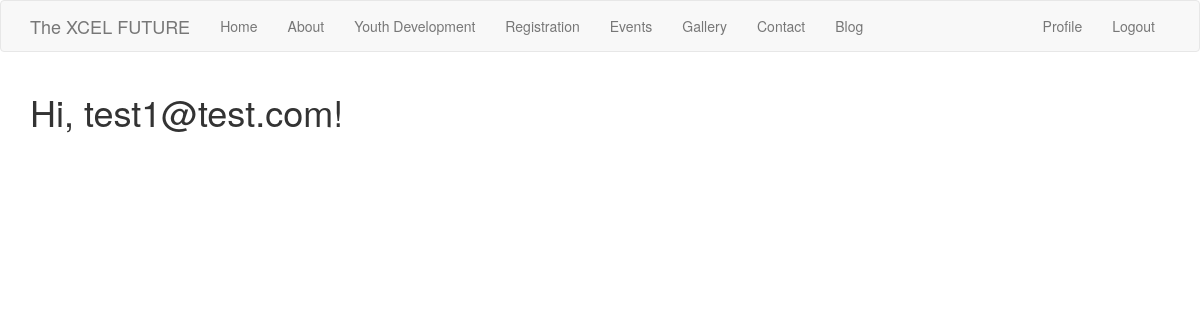
Before: /index (signed in) with the older database file.
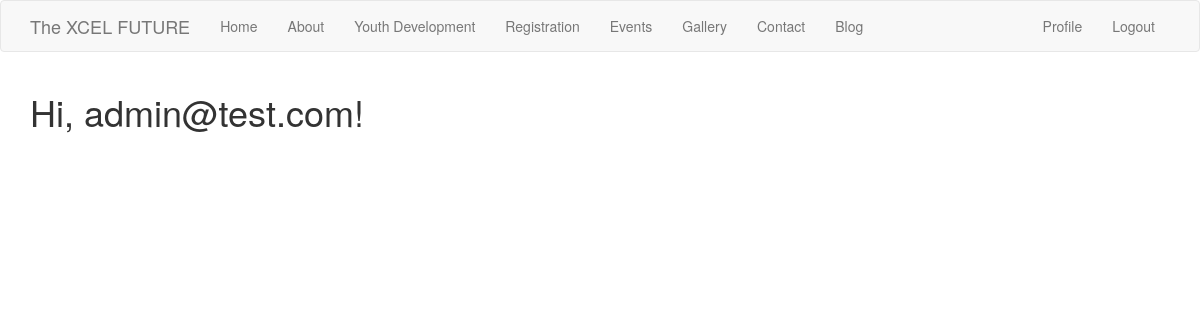
After: the same page with the newer database file.
### app/models.py (models this page shows, shortened)
class User(UserMixin, db.Model):
    id = db.Column(db.Integer, primary_key=True)
    email = db.Column(db.String(128), index=True, unique=True)
    password_hash = db.Column(db.String(128))
    members = db.relationship('Member', backref='account')
    admin = db.Column(db.Boolean(), default=False)

### app/routes.py (the view)
@app.route('/')
@app.route('/index')
@login_required
def index():
    return render_template("index.html", title="Home page")

### app/models.py (called while the page is built)
@login.user_loader
def load_user(id):
    return User.query.get(int(id))

### app/templates/index.html
{% extends "base.html" %}
{% block app_content %}
    <h1>Hi, {{ current_user.email }}!</h1>
{% endblock %}

### app/templates/base.html (shortened to what this page needs)
{% extends 'bootstrap/base.html' %}
{% block navbar %}
    <nav class="navbar navbar-default">
        <div class="container">
            <div class="navbar-header">
                <a class="navbar-brand" href="#">The XCEL FUTURE</a>
            </div>
            <div class="collapse navbar-collapse" id="bs-example-navbar-collapse-1">
                <ul class="nav navbar-nav">
                    <li><a href="{{ url_for('index') }}">{{ 'Home' }}</a></li>
                    <li><a href="#">{{ 'About' }}</a></li>
                    <li><a href="#">{{ 'Youth Development' }}</a></li>
                    <li><a href="#">{{ 'Registration' }}</a></li>
                    <li><a href="{{ url_for('events') }}">{{ 'Events' }}</a></li>
                    <li><a href="#">{{ 'Gallery' }}</a></li>
                    <li><a href="#">{{ 'Contact' }}</a></li>
                    <li><a href="#">{{ 'Blog' }}</a></li>
                </ul>
                <ul class="nav navbar-nav navbar-right">
                    {% if current_user.is_anonymous %}
                    <li><a href="{{ url_for('login') }}">{{ 'Login' }}</a></li>
                    <li><a href="{{ url_for('register') }}">{{ 'Register' }}</a></li>
                    {% else %}
                    <li><a href="{{ url_for('user', username=current_user.email) }}">{{ 'Profile' }}</a></li>
                    <li><a href="{{ url_for('logout') }}">{{ 'Logout' }}</a></li>
                    {% endif %}
                </ul>
            </div>
        </div>
    </nav>
{% endblock %}
{% block content %}
    <div class="container">
        {% block app_content %}{% endblock %}
    </div>
{% endblock %}

Changed rows visible on the page:
changed User: email "test1@test.com" → "admin@test.com"
